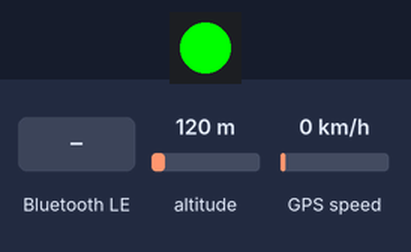
Bench run of a program on a simulated ESP32 board running MicroPython. On the bench: 1 RGB LEDs in strip order, left to right. The test bench sets the inputs (shaded band); at power-on: altitude 120 m, GPS speed 0 km/h. WiFi joins after 1.5 s; the GPS gets a fix after 3 s at 37.7749, -122.4194 with 8 satellites; nothing arrives over Bluetooth unless stated; the clock reads 2024-03-15 10:24:30 at power-on unless the program sets it; what the program prints to the serial console is not drawn.

Above: at 2.1 s.
At 4.0 s:
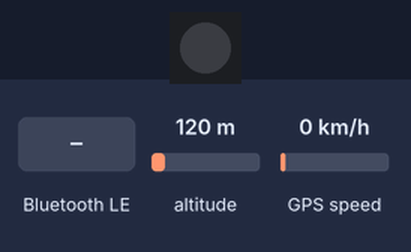
4.1 s: "GLL" written over Bluetooth
Timing chart, 0 to 7.1 s (numbered marks = the images above; inputs shaded):
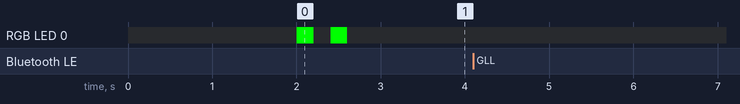

The program:

GPS_WIFI_Blue_4_.py
```python
"""
            ESP32-S3 GPS/BLE/WiFi 数据采集传输系统
                功能：
                    1. 通过UART读取GPS模块的GLL数据
                    2. BLE从机服务接收数据
                    3. WiFi连接并发送JSON格式数据到服务器
                    4. 使用板载RGB灯指示BLE和WiFi状态
                    5. 增强调试信息与容错处理
"""

# ============================ 导入依赖 ============================
import sys  # 用于打印异常
import machine
import time
import network
import urequests
import json
import bluetooth
import struct
from bluetooth import UUID, FLAG_READ, FLAG_WRITE
import ustruct
from machine import UART, Pin
import neopixel

# ============================ RGB 灯配置 ============================
RGB_PIN = 48  # ESP32-S3 板载 RGB 控制引脚
RGB_NUM = 1   # RGB灯数量
np = neopixel.NeoPixel(Pin(RGB_PIN), RGB_NUM)

def rgb_flash(color=(0, 0, 255), times=2, delay_ms=200):
    """RGB灯闪烁指定颜色若干次"""
    for _ in range(times):
        np[0] = color
        np.write()
        time.sleep_ms(delay_ms)
        np[0] = (0, 0, 0)
        np.write()
        time.sleep_ms(delay_ms)

# ============================ 全局变量 ============================
device_id = "3"  # 设备编号
nmea_x = 0.0     # GPS经度
nmea_y = 0.0     # GPS纬度
gps_data_valid = False  # GPS数据有效标志
last_x = 0.0
last_y = 0.0

# GPS UART配置
GPS_UART_PORT = 1
GPS_UART_RX_PIN = 18
GPS_UART_TX_PIN = 17
GPS_UART_BUFFER_SIZE = 1024

# WiFi配置
# WIFI_SSID = "Redmi"   # "mw-OpenWrt"
# WIFI_PASS = "wwwwwwww"   # "1176224694"
WIFI_SSID = "mw-OpenWrt"
WIFI_PASS = "1176224694"

# 服务器配置
URL_web = "http://10.120.87.109:5000/api/device/data"      # 服务器地址：电脑端
# URL_web = "http://8.154.30.107/api/device/data"              # 服务器地址：阿里云


# BLE数据缓冲

# 采样率200HZ
ble_data_received = False  # BLE数据接收完成标志

# ============================ 数据池（蓝牙数据） ============================
# 数据池：存放蓝牙接收到的数据（固定长度，循环队列）
class data_pool():
    def __init__(self, size):
        self.size = size
        self.buffer = [None] * size
        self.index = 0

    def append(self, item):
        """向缓冲区添加新项目"""
        self.buffer[self.index] = item
        self.index = (self.index + 1) % self.size

    def get_new(self, n=4):
        """获取最新的n个项目"""
        if self.index >= n:
            return self.buffer[self.index-n:self.index]
        else:
            return None

buffer_size = 10  # 定义缓冲区大小
pool_data = data_pool(buffer_size)
# ============================ BLE模块（蓝牙） ============================
class BLEService():
    def __init__(self):
        self.ble = bluetooth.BLE()
        self.ble.active(True)
        if not self.ble.active():
            raise RuntimeError("无法激活BLE")

        self.ble.config(gap_name="Seizure-3")
        self.ble.irq(self._irq_callback)

        self.srv_handle = None
        self.chr_handle = None
        self.connected = False

        self._setup_service()   # 注册服务

        self._start_advertising()

    def _setup_service(self):
        # BLE配置
        SERVICE_UUID = bluetooth.UUID('6E400001-B5A3-F393-E0A9-E50E24DCCA9E')
        CHAR_UUID = bluetooth.UUID('6E400002-B5A3-F393-E0A9-E50E24DCCA9E')

        services = self.ble.gatts_register_services([(
            SERVICE_UUID,
            ((CHAR_UUID, bluetooth.FLAG_READ | bluetooth.FLAG_WRITE),)
        )])
        print("服务注册返回值:", services)
        self.char_handle = services[0][0]
        self.ble.gatts_write(services[0][0],bytes(4096))  # 设置接收数据大小  bytearray

    def _start_advertising(self):
        adv_data = bytearray()
        adv_data += b'\x02\x01\x06'
        adv_data += b'\x03\x03' + struct.pack("<H", 0x180F)  # 示例服务UUID (16-bit format)
        adv_data += b'\x0A\x09' + "Seizure-3".encode('utf-8')
        self.ble.gap_advertise(100, adv_data)

    def _irq_callback(self, event, data):
        if event == 1:
            print("[Bluetooth - Connected]")
            self.connected = True
        elif event == 2:
            print("[Bluetooth - Disconnected]")
            self.connected = False
            self._start_advertising()
        elif event == 3:
            conn_handle, attr_handle = data
            received_data = self.ble.gatts_read(attr_handle)
            print(f"接收到的数据大小为：{len(received_data)} 字节")
            try:
                float_count = len(received_data) // 4
                floats = struct.unpack('<' + 'f' * float_count, received_data)
                # print(f"接收到的浮点数: {floats}")
                # 将数据存入数据池中等待POST取
                pool_data.append(floats)
            except Exception as e:
                print(f"数据解析错误: {e}")


# ============================ GPS模块 ============================
class GPSReader:
    def __init__(self):
        """初始化GPS UART接口"""
        self.uart = UART(
            GPS_UART_PORT,
            baudrate=9600,
            rx=GPS_UART_RX_PIN,
            tx=GPS_UART_TX_PIN
        )
        print("[GPS UART Init Finished]")
        self.nmea_x = 0.0
        self.nmea_y = 0.0
        self.last_gps_time = 0  # 新增时间记录变量

    def read_gps_data(self):
        """读取并解析GPS数据"""
        if time.time() - self.last_gps_time >= 2.0:   # 定位每两秒读一次，给出时间处理其他事件
            if self.uart.any():
                try:
                    raw_data = self.uart.read(GPS_UART_BUFFER_SIZE)
                    nmea_sentences = raw_data.decode('utf-8').split('\r\n')
                    for sentence in nmea_sentences:
                        if sentence and 'GLL' in sentence:
                            if self._parse_gll(sentence):
                                break
                except Exception as e:
                    print(f"GPS数据解析错误: {e}")

    def _parse_gll(self, sentence):
        """优化后的GLL语句解析方法"""
        try:
            parts = sentence.split(',')
            if len(parts) < 7:  # GLL语句至少需要7个字段
                return False

            global gps_data_valid, nmea_x, nmea_y, last_x, last_y

            # 快速检查数据有效性
            if parts[6] != 'A':  # 状态不是'A'ctive
                print(f"[Invalid GPS] Status: {parts[6]}")
                if last_x != 0:  # 有历史数据可用
                    nmea_x = last_x
                    nmea_y = last_y
                    gps_data_valid = True
                    print("[Using historical data]")
                return False

            # 解析纬度
            lat = float(parts[1])
            if 'S' in parts[2]:
                lat = -lat

            # 解析经度
            lon = float(parts[3])
            if 'W' in parts[4]:
                lon = -lon

            # 更新当前数据
            self.nmea_x = lon
            self.nmea_y = lat
            nmea_x = self.nmea_x
            nmea_y = self.nmea_y

            # 更新历史数据
            last_x = nmea_x
            last_y = nmea_y
            gps_data_valid = True
             # if __debug__:
                # print(f"[Valid GPS] Lat: {self.nmea_y:.6f}, Lon: {self.nmea_x:.6f}")

            gps_data_valid = True
            self.last_gps_time = time.time()  # 记录最后有效GPS时间
            return True

        except ValueError as ve:
            print(f"坐标转换错误: {ve}")
            return False
        except Exception as e:
            print(f"解析GLL异常: {e}")
            return False

# ============================ WiFi模块 ============================
class WiFiManager:
    def __init__(self):
        """初始化WiFi接口"""
        self.sta_if = network.WLAN(network.STA_IF)

    def connect(self):
        """连接WiFi网络"""
        if not self.sta_if.isconnected():
            print("[Connecting WiFi]...")
            self.sta_if.active(True)
            self.sta_if.connect(WIFI_SSID, WIFI_PASS)
            for _ in range(10):
                if self.sta_if.isconnected():
                    break
                time.sleep(1)
        if self.sta_if.isconnected():
            print("[WiFi connect successful]", self.sta_if.ifconfig())
            rgb_flash((0, 255, 0))
            return True
        else:
            print("[WiFi connect failed]")
            return False

# ============================ 数据上传模块 ============================
def http_post(url, data):
    """发送 HTTP POST 请求"""
    try:
        json_payload = json.dumps(data)

        print(f"[POSR URL]: {url}")
        print(f"[Request content]: {json_payload}")

        headers = {'Content-Type': 'application/json'}
        response = urequests.post(url, headers=headers, data=json_payload)

        print(f"[Response status]: {response.status_code}")
        print(f"[Respond content]: {response.text}")

        response.close()
        return True
    except Exception as e:
        print(f"上传失败: {e}")
        return False

def ensure_json_serializable(data):
    """确保数据是JSON可序列化的"""
    if isinstance(data, list):
        return [ensure_json_serializable(item) for item in data]
    elif isinstance(data, dict):
        return {str(k): ensure_json_serializable(v) for k, v in data.items()}
    elif isinstance(data, (int, float, str, bool, type(None))):
        return data
    else:
        # 如果不是基本类型，则尝试转换为字符串
        return str(data)


# ==============================================================================
# 上传数据到服务器
class DataUploader:
    # 缓存上一次的时间字符串，避免重复生成
    _last_time_str = ""
    _last_time_sec = 0

    @staticmethod
    def _get_current_time_str():
        """优化时间字符串生成"""
        now = time.time()
        if now - DataUploader._last_time_sec < 2.0:  # 2秒内使用缓存
            return DataUploader._last_time_str

        current_time = time.localtime()
        DataUploader._last_time_str = "{:04d}-{:02d}-{:02d} {:02d}:{:02d}:{:02d}".format(*current_time[:6])
        DataUploader._last_time_sec = now
        return DataUploader._last_time_str

    @staticmethod
    def generate_payload():
        """生成上传数据负载 - 优化版"""
        try:
            # 预检查数据有效性
            if pool_data.get_new() == None:
                return None

            # 使用优化的时间获取方法
            time_str = DataUploader._get_current_time_str()

            # 构建最小化payload
            payload = {
                'device_id': device_id,  # 假设device_id已经是字符串
                'position_x': "%.6f" % nmea_x,  # 限制小数位数
                'position_y': "%.6f" % nmea_y,
                'time_stamp': time_str,
                'user_data': pool_data.get_new()
            }

            # 调试信息改为条件输出
            if __debug__:
                try:
                    json.dumps(payload)  # 快速验证可序列化
                    print("[Payload ready] Size:", len(str(payload)))
                except Exception as je:
                    print("⚠️ 序列化错误:", je)
                    return None

            return payload

        except Exception as e:
            print(f"生成payload错误: {e}")
            return None

    @staticmethod
    def upload_data():
        """更健壮的上传方法"""
        try:
            payload = DataUploader.generate_payload()
            if not payload or not payload.get('user_data'):
                print("无有效数据可上传")
                return False

            # 确保WiFi连接
            if not wifi.sta_if.isconnected():
                if not wifi.connect():
                    return False

            # 执行上传
            start_time = time.ticks_ms()
            success = http_post(URL_web, payload)

            if success:
                print(f"上传成功! 耗时: {time.ticks_diff(time.ticks_ms(), start_time)}ms")
                rgb_flash((0, 255, 255))
                return True
            return False
        except Exception as e:
            print(f"上传异常: {e}")
            return False


# ============================ 主程序 ============================
def main():
    """主程序入口"""
    print("\n===== Seizure Detect System=====")
    print("[Init BLE Service]...")
    ble_service = BLEService()
    print("[Init GPS module]...")
    gps_reader = GPSReader()
    print("[Connect WiFi]...")
    wifi = WiFiManager()
    if not wifi.connect():
        print("警告: WiFi连接失败，将继续运行但无法上传数据")
    print("[Start the main loop]...")

    # 上传时间控制变量
    last_upload_time = 0
    min_upload_interval = 0.5  # 最小上传间隔(秒)
    max_upload_interval = 3.0  # 最大上传间隔(秒)
    current_upload_interval = min_upload_interval

    # 状态计数器
    consecutive_failures = 0
    max_consecutive_failures = 3

    while True:
        try:
            # 1. 读取GPS数据
            gps_reader.read_gps_data()

            # 2. 检查是否应该上传
            current_time = time.time()
            if current_time - last_upload_time >= current_upload_interval:
                if wifi.sta_if.isconnected():
                    # 3. 尝试上传数据
                    if DataUploader.upload_data():
                        # 上传成功 - 重置间隔和失败计数器
                        current_upload_interval = min_upload_interval
                        consecutive_failures = 0
                        last_upload_time = current_time
                    else:
                        # 上传失败 - 增加间隔和失败计数器
                        consecutive_failures += 1
                        if consecutive_failures >= max_consecutive_failures:
                            current_upload_interval = min(
                                current_upload_interval * 2,
                                max_upload_interval
                            )
                            consecutive_failures = 0  # 重置计数器
                            # print(f"调整上传间隔为: {current_upload_interval}秒")
                else:
                    print("WiFi未连接，尝试重新连接...")
                    if wifi.connect():
                        print("WiFi重新连接成功")
                    else:
                        print("WiFi重新连接失败")
                        time.sleep(5)  # 等待一段时间再重试

            # 4. 短暂休眠以节省资源
            time.sleep(0.1)

        except Exception as e:
            print(f"主循环错误: {e}")
            time.sleep(1)  # 出错后等待1秒再继续
#-----------------------------------------------------------------------

if __name__ == "__main__":
    try:
        main()
    except KeyboardInterrupt:
        print("\n用户终止程序")
    except Exception as e:
        print(f"\n程序错误: {e}")
    finally:
        print("程序结束")
```

Measured:
- after the input at 4.1 s, every drawn part: stays the same
